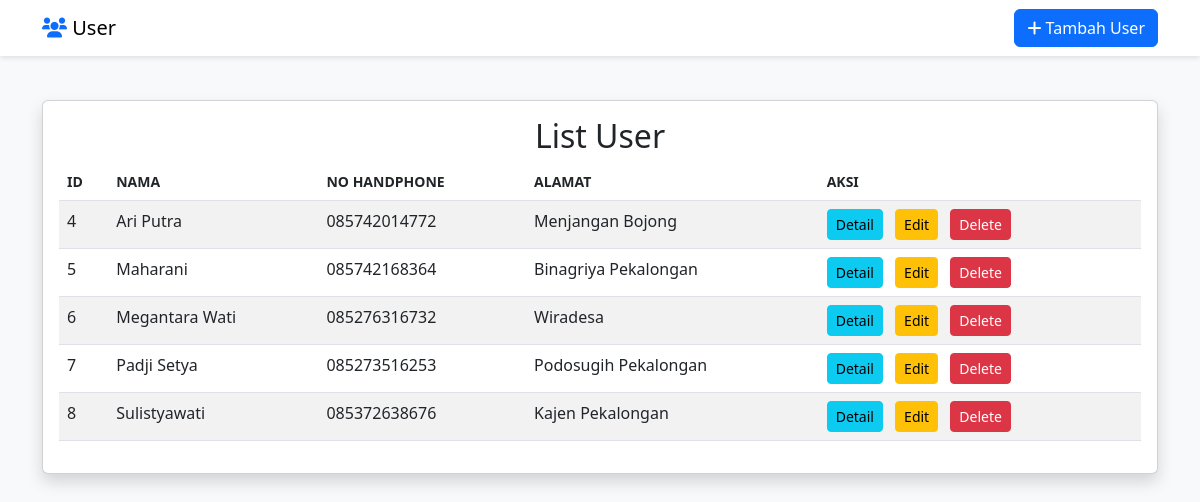
The page / on the database its author committed.
### tables this page shows
CREATE TABLE `users` (
  `id` int(10) NOT NULL,
  `name` varchar(255) NOT NULL,
  `phone` char(13) NOT NULL,
  `address` varchar(255) NOT NULL
);

### Koneksi.php (called while the page is built, shortened)
<?php
class Koneksi {
    private $conn;
    private $host = "localhost";
    private $username = "root";
    private $password = "";
    private $dbname = "db_0063_php";
    public function __construct() {
        try {
            $this->conn = new PDO("mysql:host=$this->host;dbname=$this->dbname", $this->username, $this->password);
            $this->conn->setAttribute(PDO::ATTR_ERRMODE, PDO::ERRMODE_EXCEPTION);
        } catch(PDOException $e) {
            echo "Connection failed: " . $e->getMessage();
        }
    }
    public function getUsers() {
        $stmt = $this->conn->prepare("SELECT * FROM users");
        $stmt->execute();
        return $stmt->fetchAll(PDO::FETCH_ASSOC);
    }
}
?>

### index.php (the view, shortened to what this page needs)
<?php
require_once 'Koneksi.php';
$db = new Koneksi();
$users = $db->getUsers();
?>
<!DOCTYPE html>
<html lang="en">
<head>
    <link href="https://cdn.jsdelivr.net/npm/bootstrap@5.3.0-alpha1/dist/css/bootstrap.min.css" rel="stylesheet">
    <link href="https://cdnjs.cloudflare.com/ajax/libs/font-awesome/6.0.0-beta3/css/all.min.css" rel="stylesheet">
</head>
<body>
    <div class="min-vh-100">
        <nav class="navbar navbar-expand-lg navbar-light bg-white">
            <div class="container">
                <a class="navbar-brand" href="#">
                    <i class="fas fa-users text-primary"></i> User
                </a>
                <div class="collapse navbar-collapse" id="navbarNav">
                    <div class="ms-auto">
                        <a href="add.php" class="btn btn-primary">
                            <i class="fas fa-plus"></i> Tambah User
                        </a>
                    </div>
                </div>
            </div>
        </nav>
        <div class="py-4">
            <div class="container">
                <div class="card shadow">
                    <div class="card-body">
                        <h2 class="card-title text-center">List User</h2>
                        <div class="table-responsive">
                            <table class="table table-striped">
                                <thead class="table-header">
                                    <tr>
                                        <th>ID</th>
                                        <th>Nama</th>
                                        <th>No Handphone</th>
                                        <th>Alamat</th>
                                        <th>Aksi</th>
                                    </tr>
                                </thead>
                                <tbody>
                                    <?php foreach ($users as $user) { ?>
                                        <tr class="table-row">
                                            <td><?= htmlspecialchars($user['id']) ?></td>
                                            <td><?= htmlspecialchars($user['name']) ?></td>
                                            <td><?= htmlspecialchars($user['phone']) ?></td>
                                            <td><?= htmlspecialchars($user['address']) ?></td>
                                            <td>
                                                <a href="detail.php?id=<?= $user['id'] ?>" class="btn btn-info btn-sm action-link">Detail</a>
                                                <a href="edit.php?id=<?= $user['id'] ?>" class="btn btn-warning btn-sm action-link">Edit</a>
                                                <a href="delete.php?action=delete&id=<?= $user['id'] ?>" class="btn btn-danger btn-sm action-link">Delete</a>
                                            </td>
                                        </tr>
                                    <?php } ?>
                                </tbody>
                            </table>
                        </div>
                    </div>
                </div>
            </div>
        </div>
    </div>
</body>
</html>

### index.php (style rules this page uses)
body { background-color: #f8f9fa; }
.table-header { background-color: #343a40; color: #ffffff; font-weight: bold; text-transform: uppercase; font-size: 0.875rem; }
.action-link { margin-right: 8px; }
.navbar { box-shadow: 0 2px 5px rgba(0, 0, 0, 0.1); }
.card { margin-top: 20px; }

### rows shown on the page
users: id "4", name "Ari Putra", phone "085742014772", address "Menjangan Bojong"
users: id "5", name "Maharani", phone "085742168364", address "Binagriya Pekalongan"
users: id "6", name "Megantara Wati", phone "085276316732", address "Wiradesa"
users: id "7", name "Padji Setya", phone "085273516253", address "Podosugih Pekalongan"
users: id "8", name "Sulistyawati", phone "085372638676", address "Kajen Pekalongan"
